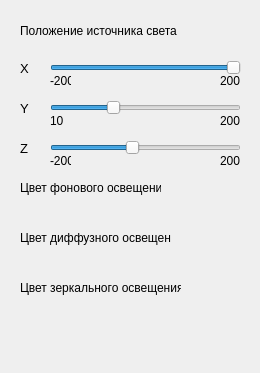
<?xml version="1.0" encoding="UTF-8"?>
<ui version="4.0">
 <class>SettingsWindow</class>
 <widget class="QWidget" name="SettingsWindow">
  <property name="geometry">
   <rect>
    <x>0</x>
    <y>0</y>
    <width>260</width>
    <height>373</height>
   </rect>
  </property>
  <property name="windowTitle">
   <string>Опции</string>
  </property>
  <widget class="QSlider" name="light_x_slider">
   <property name="geometry">
    <rect>
     <x>50</x>
     <y>60</y>
     <width>191</width>
     <height>16</height>
    </rect>
   </property>
   <property name="minimum">
    <number>-200</number>
   </property>
   <property name="maximum">
    <number>200</number>
   </property>
   <property name="value">
    <number>200</number>
   </property>
   <property name="orientation">
    <enum>Qt::Horizontal</enum>
   </property>
  </widget>
  <widget class="QSlider" name="light_y_slider">
   <property name="geometry">
    <rect>
     <x>50</x>
     <y>100</y>
     <width>191</width>
     <height>16</height>
    </rect>
   </property>
   <property name="minimum">
    <number>10</number>
   </property>
   <property name="maximum">
    <number>200</number>
   </property>
   <property name="value">
    <number>70</number>
   </property>
   <property name="orientation">
    <enum>Qt::Horizontal</enum>
   </property>
  </widget>
  <widget class="QSlider" name="light_z_slider">
   <property name="geometry">
    <rect>
     <x>50</x>
     <y>140</y>
     <width>191</width>
     <height>16</height>
    </rect>
   </property>
   <property name="minimum">
    <number>-200</number>
   </property>
   <property name="maximum">
    <number>200</number>
   </property>
   <property name="value">
    <number>-30</number>
   </property>
   <property name="orientation">
    <enum>Qt::Horizontal</enum>
   </property>
  </widget>
  <widget class="colorPickWidget" name="amb_light_pick_widget" native="true">
   <property name="geometry">
    <rect>
     <x>190</x>
     <y>170</y>
     <width>41</width>
     <height>31</height>
    </rect>
   </property>
  </widget>
  <widget class="colorPickWidget" name="diff_light_pick_widget" native="true">
   <property name="geometry">
    <rect>
     <x>190</x>
     <y>220</y>
     <width>41</width>
     <height>31</height>
    </rect>
   </property>
  </widget>
  <widget class="colorPickWidget" name="spec_light_pick_widget" native="true">
   <property name="geometry">
    <rect>
     <x>190</x>
     <y>270</y>
     <width>41</width>
     <height>31</height>
    </rect>
   </property>
  </widget>
  <widget class="QLabel" name="label">
   <property name="geometry">
    <rect>
     <x>20</x>
     <y>20</y>
     <width>171</width>
     <height>21</height>
    </rect>
   </property>
   <property name="text">
    <string>Положение источника света</string>
   </property>
  </widget>
  <widget class="QLabel" name="label_2">
   <property name="geometry">
    <rect>
     <x>20</x>
     <y>60</y>
     <width>16</width>
     <height>16</height>
    </rect>
   </property>
   <property name="font">
    <font>
     <pointsize>10</pointsize>
    </font>
   </property>
   <property name="text">
    <string>X</string>
   </property>
  </widget>
  <widget class="QLabel" name="label_3">
   <property name="geometry">
    <rect>
     <x>20</x>
     <y>100</y>
     <width>16</width>
     <height>16</height>
    </rect>
   </property>
   <property name="font">
    <font>
     <pointsize>10</pointsize>
    </font>
   </property>
   <property name="text">
    <string>Y</string>
   </property>
  </widget>
  <widget class="QLabel" name="label_4">
   <property name="geometry">
    <rect>
     <x>20</x>
     <y>140</y>
     <width>16</width>
     <height>16</height>
    </rect>
   </property>
   <property name="font">
    <font>
     <pointsize>10</pointsize>
    </font>
   </property>
   <property name="text">
    <string>Z</string>
   </property>
  </widget>
  <widget class="QLabel" name="label_5">
   <property name="geometry">
    <rect>
     <x>20</x>
     <y>180</y>
     <width>141</width>
     <height>16</height>
    </rect>
   </property>
   <property name="text">
    <string>Цвет фонового освещения</string>
   </property>
  </widget>
  <widget class="QLabel" name="label_6">
   <property name="geometry">
    <rect>
     <x>20</x>
     <y>230</y>
     <width>151</width>
     <height>16</height>
    </rect>
   </property>
   <property name="text">
    <string>Цвет диффузного освещения</string>
   </property>
  </widget>
  <widget class="QLabel" name="label_7">
   <property name="geometry">
    <rect>
     <x>20</x>
     <y>280</y>
     <width>161</width>
     <height>16</height>
    </rect>
   </property>
   <property name="text">
    <string>Цвет зеркального освещения</string>
   </property>
  </widget>
  <widget class="QLabel" name="label_8">
   <property name="geometry">
    <rect>
     <x>50</x>
     <y>113</y>
     <width>21</width>
     <height>16</height>
    </rect>
   </property>
   <property name="text">
    <string>10</string>
   </property>
  </widget>
  <widget class="QLabel" name="label_9">
   <property name="geometry">
    <rect>
     <x>220</x>
     <y>113</y>
     <width>21</width>
     <height>16</height>
    </rect>
   </property>
   <property name="text">
    <string>200</string>
   </property>
  </widget>
  <widget class="QLabel" name="label_10">
   <property name="geometry">
    <rect>
     <x>220</x>
     <y>73</y>
     <width>21</width>
     <height>16</height>
    </rect>
   </property>
   <property name="text">
    <string>200</string>
   </property>
  </widget>
  <widget class="QLabel" name="label_11">
   <property name="geometry">
    <rect>
     <x>50</x>
     <y>73</y>
     <width>21</width>
     <height>16</height>
    </rect>
   </property>
   <property name="text">
    <string>-200</string>
   </property>
  </widget>
  <widget class="QLabel" name="label_12">
   <property name="geometry">
    <rect>
     <x>50</x>
     <y>153</y>
     <width>21</width>
     <height>16</height>
    </rect>
   </property>
   <property name="text">
    <string>-200</string>
   </property>
  </widget>
  <widget class="QLabel" name="label_13">
   <property name="geometry">
    <rect>
     <x>220</x>
     <y>153</y>
     <width>21</width>
     <height>16</height>
    </rect>
   </property>
   <property name="text">
    <string>200</string>
   </property>
  </widget>
  <zorder>light_y_slider</zorder>
  <zorder>light_z_slider</zorder>
  <zorder>light_x_slider</zorder>
  <zorder>amb_light_pick_widget</zorder>
  <zorder>diff_light_pick_widget</zorder>
  <zorder>spec_light_pick_widget</zorder>
  <zorder>label</zorder>
  <zorder>label_2</zorder>
  <zorder>label_3</zorder>
  <zorder>label_4</zorder>
  <zorder>label_5</zorder>
  <zorder>label_6</zorder>
  <zorder>label_7</zorder>
  <zorder>label_8</zorder>
  <zorder>label_9</zorder>
  <zorder>label_10</zorder>
  <zorder>label_11</zorder>
  <zorder>label_12</zorder>
  <zorder>label_13</zorder>
 </widget>
 <customwidgets>
  <customwidget>
   <class>colorPickWidget</class>
   <extends>QWidget</extends>
   <header>colorpickwidget.h</header>
   <container>1</container>
  </customwidget>
 </customwidgets>
 <resources/>
 <connections/>
</ui>
